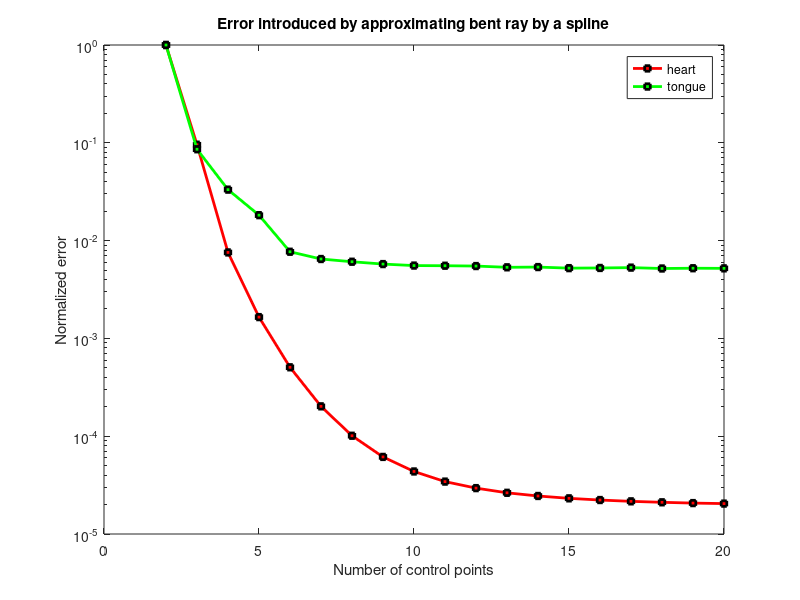

Write MATLAB code to recreate this figure. (Note: this script raises an error after producing the figure.)
clc;
clear all;
close all;

abcissa = 2:20;

heartDataMean = [
    0.02875026731662125600,
    0.00274825956844097640,
    0.00021757953774322861,
    0.00004746025979648747,
    0.00001456266234415161,
    0.00000580652744253723,
    0.00000290574354736542,
    0.00000176513206150563,
    0.00000125335051044070,
    0.00000098738326048822,
    0.00000084687993805093,
    0.00000075837542631283,
    0.00000070371750536387,
    0.00000066577064117580,
    0.00000063969932034956,
    0.00000062022578522290,
    0.00000060636101559777,
    0.00000059528732590031,
    0.00000058816021081711];
    
heartDataMax = [
    7.27561254864655900000,
    3.42226778627140420000,
    0.01124380754183075900,
    0.00344813333957972580,
    0.00118464844692176970,
    0.00044780491759636450,
    0.00019105495572505345,
    0.00009830213611191798,
    0.00009480076883897392,
    0.00008863539514425093,
    0.00008697781790377309,
    0.00008506997466846772,
    0.00008365100984325797,
    0.00008402649947487872,
    0.00008270075346197123,
    0.00008233040174104978,
    0.00008195214667645686,
    0.00008245627404064375,
    0.00008197391810690566];
    
tongueDataMean = [
    0.00092220484048968581,
    0.00007922389530301231,
    0.00003061470812694536,
    0.00001678253610380214,
    0.00000709251906845081,
    0.00000597784641859018,
    0.00000560620065422586,
    0.00000530685346713641,
    0.00000512214335014304,
    0.00000510324159155037,
    0.00000506503361068551,
    0.00000491765346713275,
    0.00000494503886965513,
    0.00000482270193162149,
    0.00000484265036976593,
    0.00000488155455375184,
    0.00000478172530583692,
    0.00000481200229554399,
    0.00000479765346418503];

heartDataMeanNormalized = heartDataMean / heartDataMean(1);
tongueDataMeanNormalized = tongueDataMean / tongueDataMean(1);

semilogy(abcissa, heartDataMeanNormalized, '-rs','LineWidth',2, 'MarkerEdgeColor','k', 'MarkerFaceColor','r','MarkerSize',4);
hold all;
semilogy(abcissa, tongueDataMeanNormalized, '-gs','LineWidth',2, 'MarkerEdgeColor','k', 'MarkerFaceColor','g','MarkerSize',4);
cd('../plot2svg');
title('Error introduced by approximating bent ray by a spline');
xlabel('Number of control points');
ylabel('Normalized error');
legend('heart', 'tongue');
plot2svg('../spline_approximation/spline_approximation.svg');
cd('../spline_approximation');
